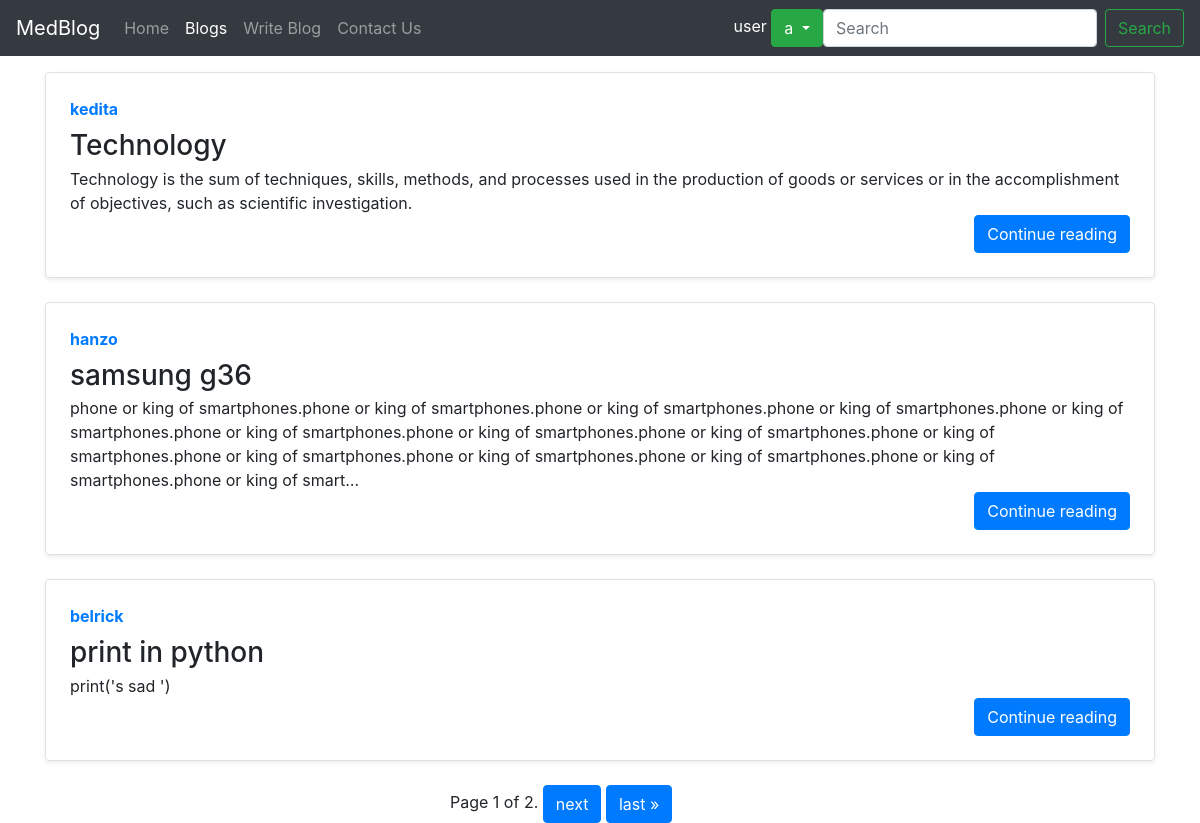
The page /blogs/ (signed in) on the database its author committed.
### blogs/models.py (models this page shows, shortened)
class Post(models.Model):
    sno = models.AutoField(primary_key=True)
    title = models.CharField(max_length=50)
    author = models.CharField(max_length=70)
    slug = models.CharField(max_length=80)
    content = RichTextUploadingField()

### blogs/views.py (the view)
# urls.py: path('', views.blogHome, name = 'blogHome'),
def blogHome(request):
    allPosts = Post.objects.all()
    paginator = Paginator(allPosts, 3)
    page_number = request.GET.get('page')
    page_obj = paginator.get_page(page_number)
    context = {'allPosts' : allPosts,'page_obj': page_obj}
    return render(request, "blog/blog.html", context)

### templates/blog/blog.html (shortened to what this page needs)
{% extends "base.html" %}
{% block blogactive %} active {% endblock blogactive%}
{% block body %}
<div class="container">
{% for post in page_obj %}
 <div class="row no-gutters border rounded overflow-hidden flex-md-row mb-4 shadow-sm h-md-250 mt-3 position-relative">
        <div class="col p-4 d-flex flex-column position-static">
          <strong class="d-inline-block mb-2 text-primary">{{post.author}}</strong>
          <h3 class="mb-0">{{post.title}}</h3>
          <p class="card-text mb-auto mt-1">{{post.content| truncatechars:400| safe }}</p>
          <a  href="/blogs/{{post.slug}}" role="button" class="btn btn-primary ml-auto">Continue reading</a>
        </div>
      </div>
{% endfor %}
</div>
<div class="pagination container col-sm-3">
    <span class="step-links">
        <span class="current">
            Page {{ page_obj.number }} of {{ page_obj.paginator.num_pages }}.
        </span>
        {% if page_obj.has_next %}
            <a class="btn btn-primary" href="?page={{ page_obj.next_page_number }}">next</a>
            <a class="btn btn-primary " href="?page={{ page_obj.paginator.num_pages }}">last &raquo;</a>
        {% endif %}
    </span>
</div>
{% endblock body%}

### templates/base.html (shortened to what this page needs)
{% load static %}
<!doctype html>
<html lang="en">
  <head>
    <link rel="stylesheet" href="https://stackpath.bootstrapcdn.com/bootstrap/4.4.1/css/bootstrap.min.css">
  </head>
  <body>
  <nav class="navbar navbar-expand-lg navbar-dark bg-dark">
  <a class="navbar-brand" href="/">MedBlog</a>
  <div class="collapse navbar-collapse" id="navbarSupportedContent">
    <ul class="navbar-nav mr-auto">
      <li class="nav-item {% block homeactive %} {% endblock homeactive%}">
        <a class="nav-link" href="/">Home <span class="sr-only">(current)</span></a>
      </li>
      <li class="nav-item {% block blogactive %} {% endblock blogactive%}">
        <a class="nav-link" href="/blogs">Blogs</a>
      </li>
      <li class="nav-item {% block wblogactive %} {% endblock wblogactive%}">
        <a class="nav-link" href="/blogs/writeblog">Write Blog</a>
      </li>
      <li class="nav-item {% block contactactive %} {% endblock contactactive%}">
        <a class="nav-link" href="/contact/">Contact Us</a>
      </li>
    </ul>
    {% if user.is_authenticated %}
    <div class="dropdown" style="color:white">
  user <button  class="btn btn-success dropdown-toggle" type="button" id="dropdownMenuButton" data-toggle="dropdown" aria-haspopup="true" aria-expanded="false">
    {{request.user}}
  </button>
</div>
    {% endif %}
    <form method="get" action="/blogs/query" class="form-inline my-2 my-lg-0">
      <input name="query" id="query" class="form-control mr-sm-2" type="search" placeholder="Search" aria-label="Search">
      <button class="btn btn-outline-success my-2 my-sm-0" type="submit">Search</button>
    </form>
  </div>
</nav>
  {% block body %} {% endblock body%}
  </body>
</html>

### rows shown on the page
Post: author "kedita", title "Technology", content "Technology is the sum of techniques, skills, methods, and processes used in the production of goods or services or in the accomplishment of objectives, such as scientific investigation."
Post: author "hanzo", title "samsung g36", content "phone or king of smartphones.phone or king of smartphones.phone or king of smartphones.phone or king of smartphones.phone or king of smartphones.phone or king of smartphones.phone or king of smartphones.phone or king of smartphones.phone or king of smartphones.phone or king of smartphones.phone or king of smartphones.phone or king of smartphones.phone or king of smartphones.phone or king of smart…"
Post: author "belrick", title "print in python", content "print('s sad ')"

### other values the page prints
{{ request.user }} "a"
{{ page_obj.number }} "1"
{{ page_obj.paginator.num_pages }} "2"
